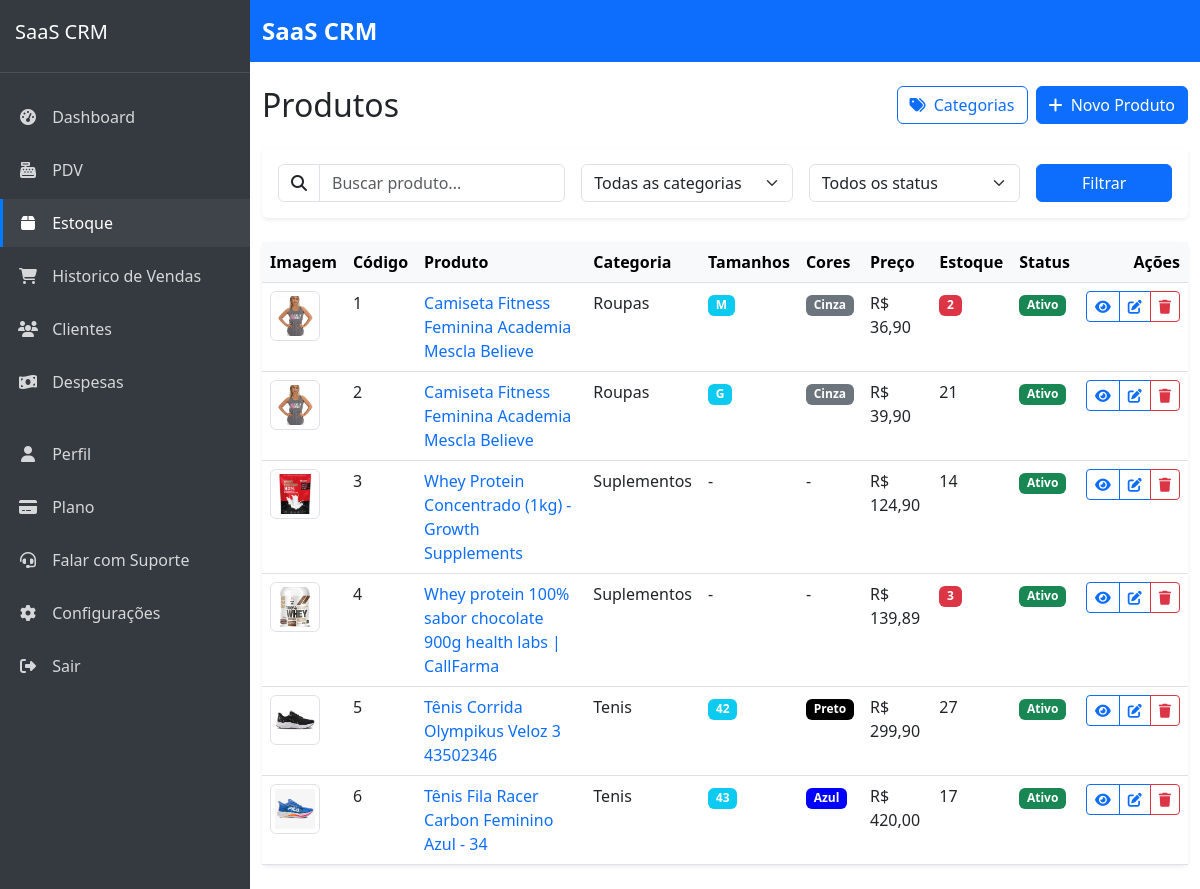
The page /sistema/produtos/ (signed in) on the database as committed earlier.
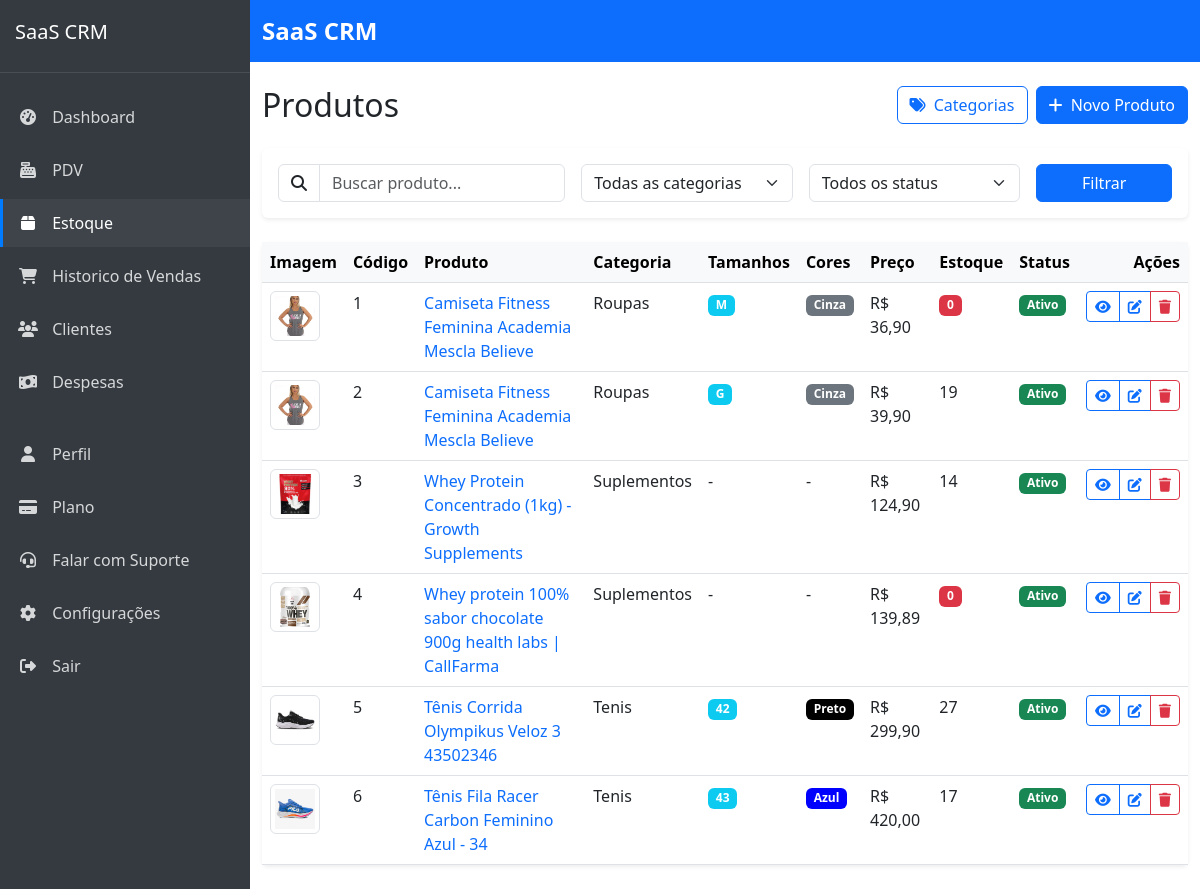
The same page on the database as committed later.
### products/models.py (models this page shows, shortened)
class Product(models.Model):
    company = models.ForeignKey(Company, on_delete=models.CASCADE, verbose_name='Empresa', related_name='products')
    name = models.CharField('Nome', max_length=100)
    code = models.CharField('Código', max_length=50, unique=True, blank=True, null=True)
    description = models.TextField('Descrição', blank=True, null=True)
    category = models.ForeignKey(Category, on_delete=models.CASCADE, verbose_name='Categoria', related_name='products')
    price = models.DecimalField('Preço', max_digits=10, decimal_places=2)
    cost = models.DecimalField('Custo', max_digits=10, decimal_places=2)
    stock_quantity = models.PositiveIntegerField('Quantidade em estoque', default=0)
    stock_alert_level = models.PositiveIntegerField('Nível de alerta de estoque', default=10)
    barcode = models.CharField('Código de barras', max_length=100, blank=True, null=True)
    image = models.ImageField('Imagem', upload_to='products/', blank=True, null=True)
    is_active = models.BooleanField('Ativo', default=True)
    has_variations = models.BooleanField('Possui variações', default=False)
    created_at = models.DateTimeField('Criado em', auto_now_add=True)
    updated_at = models.DateTimeField('Atualizado em', auto_now=True)
    class Meta:
        verbose_name = 'Produto'
        verbose_name_plural = 'Produtos'
        ordering = ['name']
        unique_together = [['company', 'code'], ['company', 'barcode']]  # Prevent duplicate codes/barcodes within same company

class Category(models.Model):
    company = models.ForeignKey(Company, on_delete=models.CASCADE, verbose_name='Empresa', related_name='categories')
    name = models.CharField('Nome', max_length=100)
    description = models.TextField('Descrição', blank=True, null=True)
    created_at = models.DateTimeField('Criado em', auto_now_add=True)
    updated_at = models.DateTimeField('Atualizado em', auto_now=True)
    class Meta:
        verbose_name = 'Categoria'
        verbose_name_plural = 'Categorias'
        ordering = ['name']
        unique_together = ['company', 'name']  # Prevent duplicate category names within same company

### products/views.py (the view)
# urls.py: path('', views.product_list, name='product_list'),
@login_required
def product_list(request):
    categories = Category.objects.filter(company=request.user.company)
    products_query = Product.objects.filter(company=request.user.company)
    query = request.GET.get('q')
    category_id = request.GET.get('category')
    status = request.GET.get('status')
    if query:
        products_query = products_query.filter(
            Q(name__icontains=query) |
            Q(code__icontains=query) |
            Q(description__icontains=query)
        )
    if category_id:
        products_query = products_query.filter(category_id=category_id)
    if status == 'active':
        products_query = products_query.filter(is_active=True)
    elif status == 'inactive':
        products_query = products_query.filter(is_active=False)
    elif status == 'low_stock':
        products_with_low_stock = []
        for product in products_query:
            if product.is_stock_low():
                products_with_low_stock.append(product.id)
        products_query = products_query.filter(id__in=products_with_low_stock)
    products_query = products_query.annotate(
        numeric_code=Case(
            When(code__regex=r'^\d+$', then=Cast('code', output_field=IntegerField())),
            default=Value(999999),  # Valor alto para códigos não numéricos
            output_field=IntegerField()
        )
    ).order_by('numeric_code')
    paginator = Paginator(products_query, 20)  # 20 produtos por página
    page = request.GET.get('page')
    try:
        products = paginator.page(page)
    except PageNotAnInteger:
        products = paginator.page(1)
    except EmptyPage:
        products = paginator.page(paginator.num_pages)
    return render(request, 'products/product_list.html', {
        'products': products,
        'categories': categories
    })

### saas_crm/urls.py (called while the page is built)
    def __call__(self, request):
        if request.user.is_authenticated and request.user.is_superuser and 'impersonate_user_id' in request.session:
            user_id = request.session['impersonate_user_id']
            try:
                request.real_user = request.user
                request.user = User.objects.get(pk=user_id)
                request.is_impersonating = True
            except User.DoesNotExist:
                del request.session['impersonate_user_id']
        response = self.get_response(request)
        return response

### templates/products/product_list.html (shortened to what the changed rows need)
{% extends 'core/base.html' %}
{% block content %}
<div class="d-flex justify-content-between align-items-center mb-4">
    <h1 class="h2 mb-0">Produtos</h1>
</div>
<div class="card border-0 shadow-sm">
    <div class="card-body p-0">
        <div class="table-responsive">
            <table class="table table-hover mb-0">
                <thead class="table-light">
                    <tr>
                        <th scope="col" style="width: 60px">Imagem</th>
                        <th scope="col">Código</th>
                        <th scope="col">Produto</th>
                        <th scope="col">Categoria</th>
                        <th scope="col">Tamanhos</th>
                        <th scope="col">Cores</th>
                        <th scope="col">Preço</th>
                        <th scope="col">Estoque</th>
                        <th scope="col">Status</th>
                        <th scope="col" class="text-end">Ações</th>
                    </tr>
                </thead>
                <tbody>
                    {% for product in products %}
                    <tr>
                        <td>
                            {% if product.image %}
                                <img src="{{ product.image.url }}" alt="{{ product.name }}" class="img-thumbnail" style="width: 50px; height: 50px; object-fit: cover;">
                            {% else %}
                                <div class="bg-light d-flex align-items-center justify-content-center" style="width: 50px; height: 50px;">
                                    <i class="fas fa-image text-muted"></i>
                                </div>
                            {% endif %}
                        </td>
                        <td>{{ product.code }}</td>
                        <td>
                            <a href="{% url 'products:product_detail' product.id %}" class="text-decoration-none">
                                {{ product.name }}
                            </a>
                        </td>
                        <td>{{ product.category.name|default:"-" }}</td>
                        <td>
                            {% if product.has_variations %}
                                {% for variation in product.variations.all %}
                                    {% if forloop.first or previous_size != variation.size.name %}
                                        <span class="badge bg-info">{{ variation.size.name }}</span>
                                    {% endif %}
                                {% empty %}
                                    -
                                {% endfor %}
                            {% else %}
                                -
                            {% endif %}
                        </td>
                        <td>
                            {% if product.has_variations %}
                                {% for variation in product.variations.all %}
                                    {% if forloop.first or previous_color != variation.color.name %}
                                        <span class="badge" style="background-color: {{ variation.color.code|default:'#6c757d' }}">{{ variation.color.name }}</span>
                                    {% endif %}
                                {% empty %}
                                    -
                                {% endfor %}
                            {% else %}
                                -
                            {% endif %}
                        </td>
                        <td>R$ {{ product.price }}</td>
                        <td>
                            {% if product.stock_quantity <= product.stock_alert_level %}
                            <span class="badge bg-danger">{{ product.stock_quantity }}</span>
                            {% else %}
                            {{ product.stock_quantity }}
                            {% endif %}
                        </td>
                        <td>
                            {% if product.is_active %}
                            <span class="badge bg-success">Ativo</span>
                            {% else %}
                            <span class="badge bg-secondary">Inativo</span>
                            {% endif %}
                        </td>
                        <td class="text-end">
                            <div class="btn-group">
                                <a href="{% url 'products:product_detail' product.id %}" class="btn btn-sm btn-outline-primary">
                                    <i class="fas fa-eye"></i>
                                </a>
                                <a href="{% url 'products:product_update' product.id %}" class="btn btn-sm btn-outline-primary">
                                    <i class="fas fa-edit"></i>
                                </a>
                                <button type="button" class="btn btn-sm btn-outline-danger" data-bs-toggle="modal" data-bs-target="#deleteModal{{ product.id }}">
                                    <i class="fas fa-trash"></i>
                                </button>
                            </div>
                        </td>
                    </tr>
                    {% endfor %}
                </tbody>
            </table>
        </div>
    </div>
</div>
{% endblock %}

Rows that differ between the two databases and show on the page:
changed Product (number 1 of 6 on the later page): stock_quantity "2" → "0"
changed Product (number 2 of 6 on the later page): stock_quantity "21" → "19"
changed Product "Whey protein 100% sabor chocolate 900g health labs | CallFarma": stock_quantity "3" → "0"
